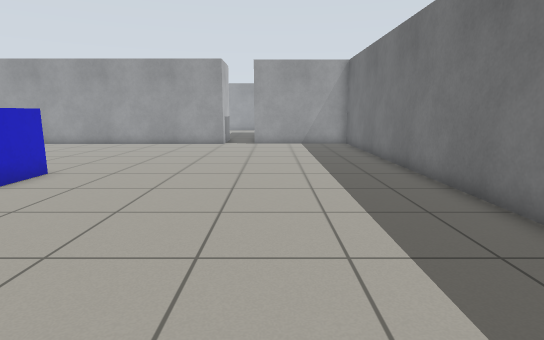
View 1 (above)

15 first-person views from a walk through a robot-simulator world made for Gazebo. The camera is 0.94 m above the floor, tilts 10° down and sees 80° across. The floor is counted in squares, 0.5 m on a side. Each view is taken from the middle of a square. On the plan, view 1 faces up. The plan holds only what a view shows up to about 17 squares ahead; the rest is blank. The place goes on beyond the plan. The robots in the file are not drawn.

View 2
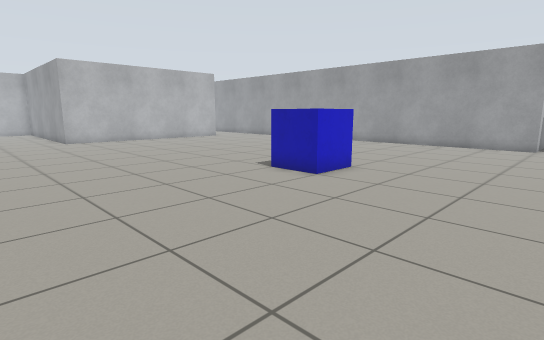

View 3
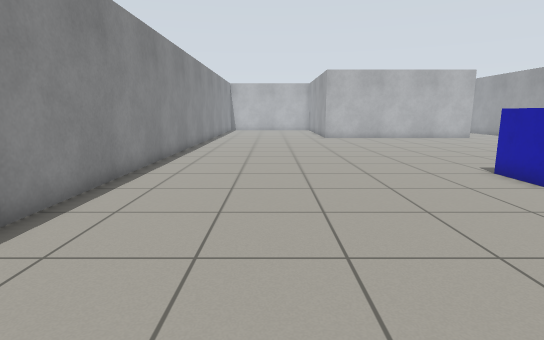

View 4
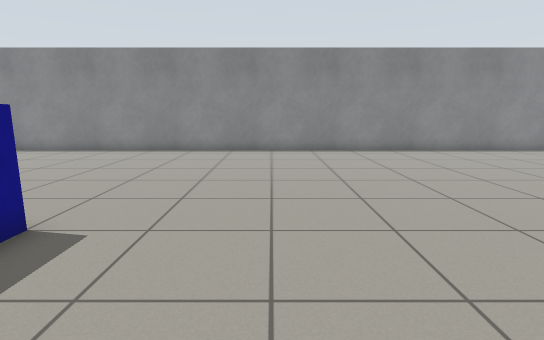

View 5
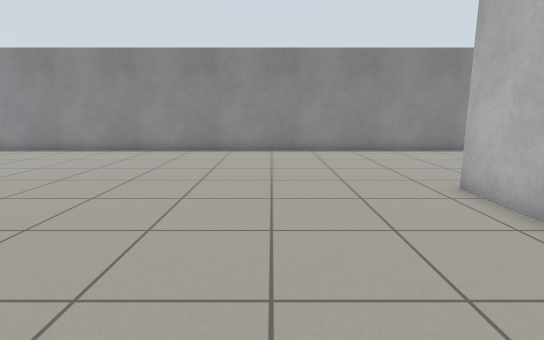

View 6
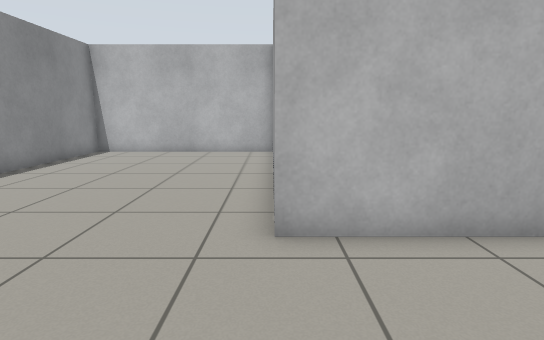

View 7
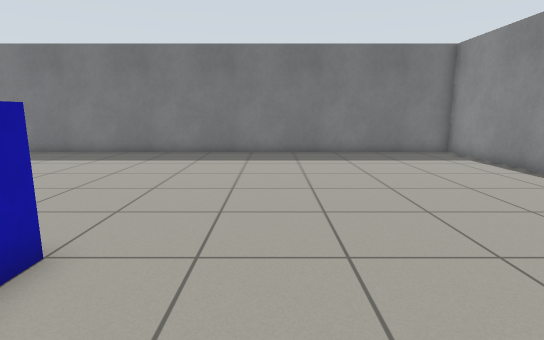

View 8
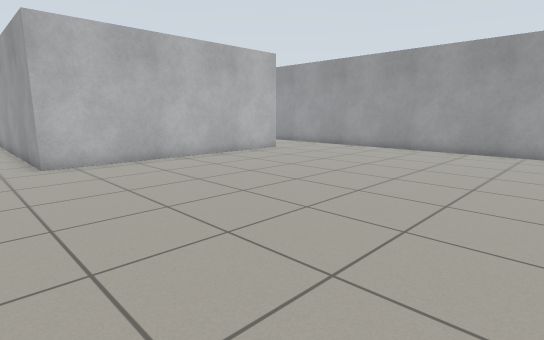

View 9
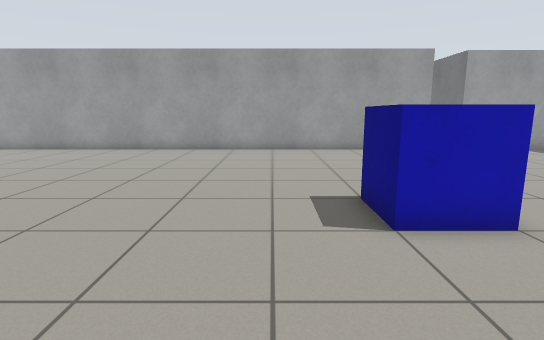

View 10
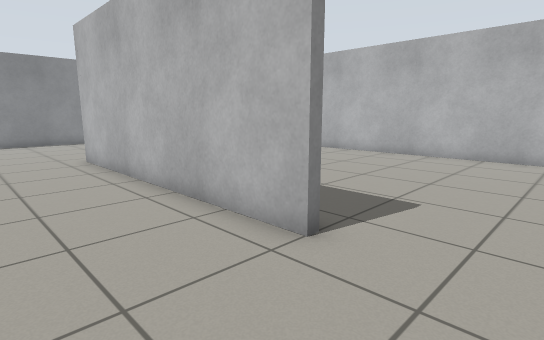

View 11
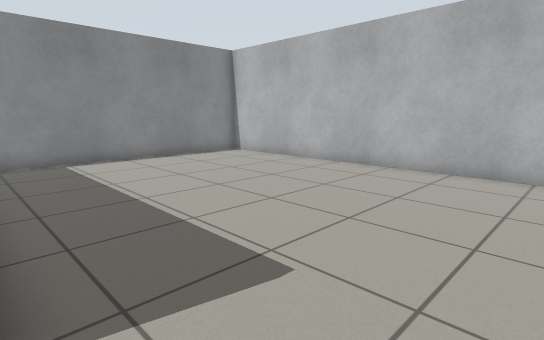

View 12
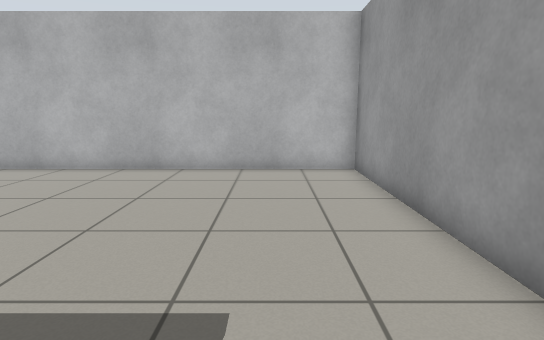

View 13
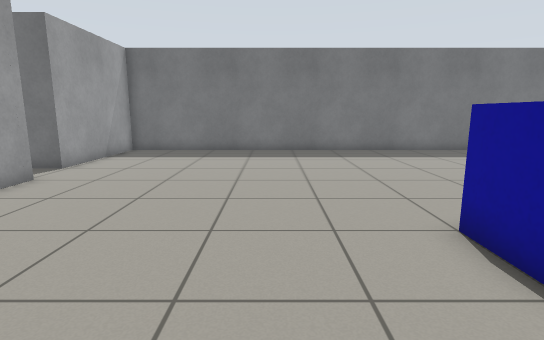

View 14
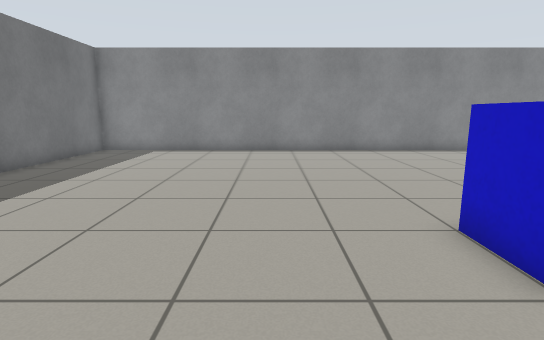

View 15
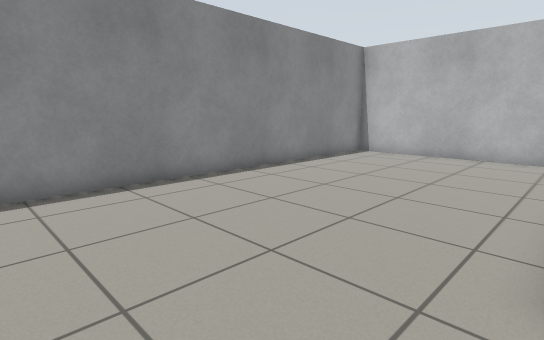

### Floor plan
Points are (right, up) in squares from view 1. A wall is a line through its corners. A room is listed if a view was taken in it or the views show most of it. See-through windows are left out.
Room 1 (views 1, 2, 3, 4, 5, 6, 7, 8, 9, 10, 13, 14, 15)
walls: (-23.7, 16) (-23.7, 5) (-33.1, 5); (-2.9, 19.8) (-23.6, 19.8); (-34.8, 5.1) (-34.8, -3.5) (4.6, -3.5) (4.6, 20.2) (-1.1, 20.2)
ways out: opening at (-24, 18) to room 2; opening at (-2, 20)
objects: blue box (-9, 8) to (-7, 10)
Room 2 (views 11, 12)
walls: (-24.1, 16) (-23.7, 16); (-27, 19.8) (-34.8, 19.8) (-34.8, 5.4) (-25, 5.4); (-23.6, 19.8) (-25.1, 19.8)
ways out: opening at (-24, 18) to room 1

Positions as (right, up) in squares from view 1, and headings:
1: (0, 0), facing up
2: (-1, 0), facing up-left
3: (1, 1), facing left
4: (-13, 13), facing down
5: (-19, 13), facing down
6: (-19, 5), facing left
7: (-11, 5), facing right
8: (-11, 3), facing up-left
9: (-11, 3), facing up
10: (-20, 19), facing down-left
11: (-24, 19), facing down-left
12: (-24, 17), facing left
13: (-12, 13), facing right
14: (-4, 13), facing down
15: (-20, 5), facing down-left
